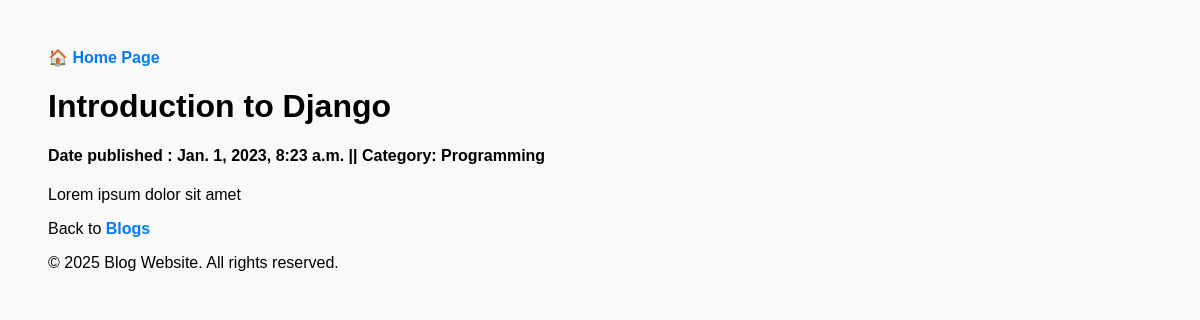
/blogs/blogdetails/1, run on the app's committed database.
### blog/models.py (models this page shows, shortened)
class Post(models.Model):
    id = models.AutoField(primary_key=True)
    title = models.CharField(max_length=255)
    content = models.TextField(max_length=255)
    category = models.ForeignKey('Category', default=None, null=True, on_delete=SET_NULL)
    date_published = models.DateTimeField(default=timezone.now, null=True, blank=True)

class Category(models.Model):
    id = models.AutoField(primary_key=True)
    name = models.CharField(max_length=255)

### blog/views.py (the view)
# urls.py: path('blogs/blogdetails/<int:id>', views.blog_detail, name='details'),
def blog_detail(request, id):
    mydetails = Post.objects.get(id=id)
    template = loader.get_template('blogdetails.html')
    context = {
        'mydetails': mydetails,
    }
    return HttpResponse(template.render(context, request))

### blog/templates/blogdetails.html (shortened to what this page needs)
{% extends "master.html" %}
{% block content %}
 <h1>{{ mydetails.title }}</h1>
<h4>Date published : {{ mydetails.date_published }} || Category: {{ mydetails.category.name }}</h4>
<p>{{ mydetails.content }}</p>
 <p>Back to <a href="/blogs">Blogs</a></p>
{% endblock %}

### blog/templates/master.html (style rules this page uses)
body { font-family: Arial, sans-serif; padding: 40px; background-color: #f9f9f9; }
h1 { margin-bottom: 20px; }
a { text-decoration: none; color: #007BFF; font-weight: bold; }

### data on the page
Post: title "Introduction to Django", date_published "Jan. 1, 2023, 8:23 a.m.", category.name "Programming", content "Lorem ipsum dolor sit amet"
